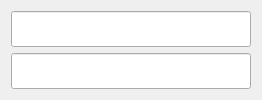
<?xml version="1.0" encoding="UTF-8"?>
<ui version="4.0">
 <class>VirtualKeyboardClass</class>
 <widget class="QDialog" name="VirtualKeyboardClass">
  <property name="geometry">
   <rect>
    <x>0</x>
    <y>0</y>
    <width>262</width>
    <height>64</height>
   </rect>
  </property>
  <property name="windowTitle">
   <string>VirtualKeyboard</string>
  </property>
  <layout class="QGridLayout" name="gridLayout">
   <item row="0" column="0">
    <widget class="QLineEdit" name="echoLE">
     <property name="font">
      <font>
       <family>Consolas</family>
       <pointsize>18</pointsize>
       <weight>75</weight>
       <bold>true</bold>
      </font>
     </property>
    </widget>
   </item>
   <item row="1" column="0">
    <widget class="QLineEdit" name="inputLE">
     <property name="font">
      <font>
       <family>Consolas</family>
       <pointsize>18</pointsize>
       <weight>75</weight>
       <bold>true</bold>
      </font>
     </property>
    </widget>
   </item>
  </layout>
 </widget>
 <layoutdefault spacing="6" margin="11"/>
 <resources>
  <include location="virtualkeyboard.qrc"/>
 </resources>
 <connections/>
</ui>
